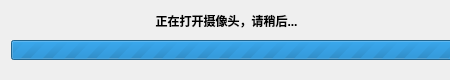
<?xml version="1.0" encoding="UTF-8"?>
<ui version="4.0">
 <class>opensxt</class>
 <widget class="QWidget" name="opensxt">
  <property name="geometry">
   <rect>
    <x>0</x>
    <y>0</y>
    <width>450</width>
    <height>80</height>
   </rect>
  </property>
  <property name="minimumSize">
   <size>
    <width>450</width>
    <height>80</height>
   </size>
  </property>
  <property name="maximumSize">
   <size>
    <width>450</width>
    <height>80</height>
   </size>
  </property>
  <property name="windowTitle">
   <string>加载中</string>
  </property>
  <widget class="QLabel" name="label">
   <property name="geometry">
    <rect>
     <x>1</x>
     <y>11</y>
     <width>451</width>
     <height>20</height>
    </rect>
   </property>
   <property name="text">
    <string>&lt;html&gt;&lt;head/&gt;&lt;body&gt;&lt;p align=&quot;center&quot;&gt;&lt;span style=&quot; font-weight:600;&quot;&gt;正在打开摄像头，请稍后...&lt;/span&gt;&lt;/p&gt;&lt;/body&gt;&lt;/html&gt;</string>
   </property>
  </widget>
  <widget class="QProgressBar" name="progressBar">
   <property name="geometry">
    <rect>
     <x>11</x>
     <y>40</y>
     <width>461</width>
     <height>20</height>
    </rect>
   </property>
   <property name="maximum">
    <number>0</number>
   </property>
   <property name="value">
    <number>-1</number>
   </property>
  </widget>
 </widget>
 <resources/>
 <connections/>
</ui>
